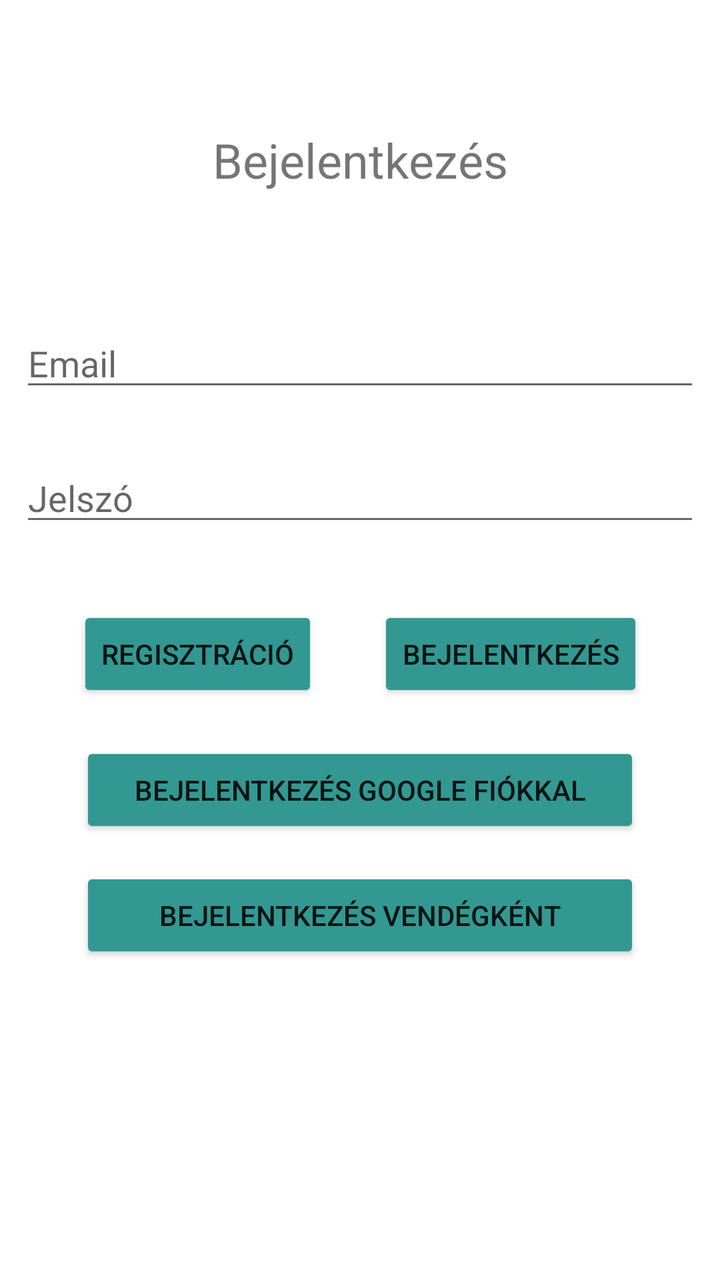
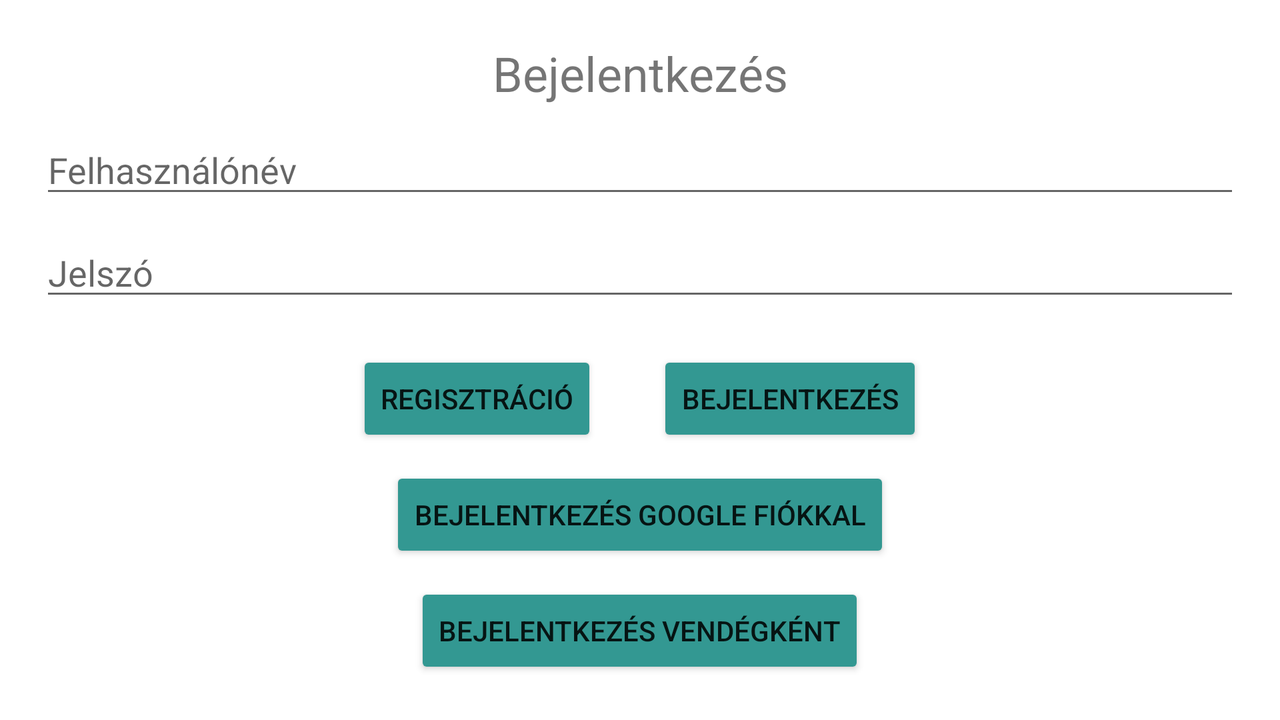

An Android layout and its configuration variant, each rendered on a device that would load it. The default file and the variant file are quoted in full after the pictures.
<!-- AndroidManifest.xml: application theme Theme.LakásDekorációWebshop -->
<!-- res/layout/activity_main.xml -->
<?xml version="1.0" encoding="utf-8"?>
<androidx.constraintlayout.widget.ConstraintLayout xmlns:android="http://schemas.android.com/apk/res/android"
    xmlns:app="http://schemas.android.com/apk/res-auto"
    xmlns:tools="http://schemas.android.com/tools"
    android:layout_width="match_parent"
    android:layout_height="match_parent"
    tools:context=".MainActivity">

    <TextView
        android:id="@+id/mainTextView"
        android:layout_width="match_parent"
        android:layout_height="wrap_content"
        android:layout_alignParentStart="true"
        android:layout_alignParentEnd="true"
        android:text="@string/login"
        android:textAlignment="center"
        android:textSize="24sp"
        app:layout_constraintBottom_toTopOf="@+id/userEmailEditText"
        app:layout_constraintTop_toTopOf="parent" />

    <EditText
        android:id="@+id/userEmailEditText"
        android:layout_width="match_parent"
        android:layout_height="wrap_content"
        android:layout_marginLeft="10dp"
        android:layout_marginRight="10dp"
        android:ems="12"
        android:hint="@string/email"
        android:inputType="textEmailAddress"
        app:layout_constraintBottom_toBottomOf="parent"
        app:layout_constraintTop_toTopOf="parent"
        app:layout_constraintVertical_bias="0.266"
        tools:layout_editor_absoluteX="0dp" />

    <EditText
        android:id="@+id/editTextPassword"
        android:layout_width="match_parent"
        android:layout_height="wrap_content"
        android:layout_marginLeft="10dp"
        android:layout_marginRight="10dp"
        android:ems="12"
        android:hint="@string/password"
        android:inputType="textPassword"
        app:layout_constraintBottom_toBottomOf="parent"
        app:layout_constraintTop_toBottomOf="@+id/userEmailEditText"
        app:layout_constraintVertical_bias="0.065"
        tools:layout_editor_absoluteX="0dp" />

    <LinearLayout
        android:id="@+id/linearLayout"
        android:layout_width="wrap_content"
        android:layout_height="wrap_content"
        android:layout_below="@id/editTextPassword"
        android:layout_centerHorizontal="true"
        android:layout_marginTop="10dp"
        android:orientation="horizontal"
        app:layout_constraintBottom_toBottomOf="parent"
        app:layout_constraintEnd_toEndOf="parent"
        app:layout_constraintStart_toStartOf="parent"
        app:layout_constraintTop_toBottomOf="@+id/editTextPassword"
        app:layout_constraintVertical_bias="0.08">

        <Button
            android:id="@+id/registerButton"
            android:layout_width="wrap_content"
            android:layout_height="wrap_content"
            android:onClick="register"
            android:backgroundTint="#339892"
            android:text="@string/registration" />

        <Button
            android:id="@+id/loginButton"
            android:layout_width="wrap_content"
            android:layout_height="wrap_content"
            android:layout_marginStart="30dp"
            android:onClick="login"
            android:backgroundTint="#339892"
            android:text="@string/login" />

    </LinearLayout>

    <Button
        android:id="@+id/googleSignInButton"
        android:layout_width="0dp"
        android:layout_height="wrap_content"
        android:onClick="loginWithGoogle"
        android:text="@string/loginWithGoogle"
        android:backgroundTint="#339892"
        android:layout_marginTop="20dp"
        app:layout_constraintTop_toBottomOf="@+id/linearLayout"
        app:layout_constraintEnd_toEndOf="parent"
        app:layout_constraintStart_toStartOf="parent"
        android:layout_marginLeft="40dp"
        android:layout_marginRight="40dp"/>

    <Button
        android:id="@+id/guestLoginButton"
        android:layout_width="0dp"
        android:layout_height="wrap_content"
        android:onClick="loginAsGuest"
        android:text="@string/loginAsGuest"
        android:backgroundTint="#339892"
        app:layout_constraintBottom_toBottomOf="parent"
        app:layout_constraintTop_toBottomOf="@+id/googleSignInButton"
        app:layout_constraintVertical_bias="0.084"
        app:layout_constraintEnd_toEndOf="parent"
        app:layout_constraintStart_toStartOf="parent"
        android:layout_marginLeft="40dp"
        android:layout_marginRight="40dp"/>



</androidx.constraintlayout.widget.ConstraintLayout>
<!-- resources referenced by this layout -->
<resources>
  <string name="email">Email</string>
  <string name="login">Bejelentkezés</string>
  <string name="loginAsGuest">Bejelentkezés vendégként</string>
  <string name="loginWithGoogle">Bejelentkezés Google fiókkal</string>
  <string name="password">Jelszó</string>
  <string name="registration">Regisztráció</string>
  <style name="Theme.LakásDekorációWebshop" parent="Theme.MaterialComponents.DayNight.DarkActionBar">
          
          <item name="colorPrimary">@color/aqua</item>
          <item name="colorPrimaryVariant">@color/aqua_dark</item>
          <item name="colorOnPrimary">@color/white</item>
          
          <item name="colorSecondary">@color/teal_200</item>
          <item name="colorSecondaryVariant">@color/teal_700</item>
          <item name="colorOnSecondary">@color/black</item>
          
          <item name="android:statusBarColor" tools:targetApi="l">?attr/colorPrimaryVariant</item>
          
      </style>
  <color name="aqua">#339892</color>
  <color name="aqua_dark">#256E69</color>
  <color name="white">#FFFFFFFF</color>
  <color name="teal_200">#FF03DAC5</color>
  <color name="teal_700">#FF018786</color>
  <color name="black">#FF000000</color>
</resources>
<!-- res/layout-land/activity_main.xml (the author's variant of the layout above) -->
<!-- drawn on the phone turned sideways -->
<?xml version="1.0" encoding="utf-8"?>
<LinearLayout xmlns:android="http://schemas.android.com/apk/res/android"
    xmlns:app="http://schemas.android.com/apk/res-auto"
    xmlns:tools="http://schemas.android.com/tools"
    android:layout_width="match_parent"
    android:layout_height="match_parent"
    android:gravity="center"
    android:orientation="vertical"
    tools:context=".MainActivity">

    <TextView
        android:id="@+id/mainTextView"
        android:layout_width="match_parent"
        android:layout_height="wrap_content"
        android:layout_alignParentStart="true"
        android:layout_alignParentEnd="true"
        android:text="@string/login"
        android:textAlignment="center"
        android:textSize="24sp"
        app:layout_constraintBottom_toTopOf="@+id/userEmailEditText"
        app:layout_constraintTop_toTopOf="parent" />

    <EditText
        android:id="@+id/editTextUserName"
        android:layout_width="match_parent"
        android:layout_height="wrap_content"
        android:layout_marginTop="10dp"
        android:layout_marginLeft="20dp"
        android:layout_marginRight="20dp"
        android:ems="12"
        android:hint="@string/username"
        android:inputType="text"
        tools:layout_editor_absoluteX="0dp" />

    <EditText
        android:id="@+id/editTextPassword"
        android:layout_width="match_parent"
        android:layout_height="wrap_content"
        android:layout_marginTop="10dp"
        android:layout_marginLeft="20dp"
        android:layout_marginRight="20dp"
        android:ems="12"
        android:hint="@string/password"
        android:inputType="textPassword"
        tools:layout_editor_absoluteX="0dp" />

    <LinearLayout
        android:id="@+id/linearLayout"
        android:layout_width="wrap_content"
        android:layout_height="wrap_content"
        android:layout_below="@id/editTextPassword"
        android:layout_centerHorizontal="true"
        android:layout_marginTop="20dp"
        android:orientation="horizontal"
        app:layout_constraintBottom_toBottomOf="parent"
        app:layout_constraintEnd_toEndOf="parent"
        app:layout_constraintStart_toStartOf="parent"
        app:layout_constraintTop_toBottomOf="@+id/editTextPassword"
        app:layout_constraintVertical_bias="0.08">

        <Button
            android:id="@+id/registerButton"
            android:layout_width="wrap_content"
            android:layout_height="wrap_content"
            android:onClick="register"
            android:backgroundTint="#339892"
            android:text="@string/registration" />

        <Button
            android:id="@+id/loginButton"
            android:layout_width="wrap_content"
            android:layout_height="wrap_content"
            android:layout_marginStart="30dp"
            android:onClick="login"
            android:backgroundTint="#339892"
            android:text="@string/login" />

    </LinearLayout>

    <Button
        android:id="@+id/googleSignInButton"
        android:layout_width="wrap_content"
        android:layout_height="wrap_content"
        android:layout_marginTop="10dp"
        android:backgroundTint="#339892"
        android:onClick="loginWithGoogle"
        android:text="@string/loginWithGoogle"
        app:layout_constraintEnd_toEndOf="parent"
        app:layout_constraintStart_toStartOf="parent"
        app:layout_constraintTop_toBottomOf="@+id/linearLayout" />

    <Button
        android:id="@+id/guestLoginButton"
        android:layout_width="wrap_content"
        android:layout_height="wrap_content"
        android:layout_marginTop="10dp"
        android:backgroundTint="#339892"
        android:onClick="loginAsGuest"
        android:text="@string/loginAsGuest"
        app:layout_constraintBottom_toBottomOf="parent"
        app:layout_constraintEnd_toEndOf="parent"
        app:layout_constraintStart_toStartOf="parent"
        app:layout_constraintTop_toBottomOf="@+id/googleSignInButton"
        app:layout_constraintVertical_bias="0.084" />

</LinearLayout>
<!-- resources referenced by the variant -->
<!-- as the phone turned sideways resolves them -->
<resources>
  <string name="login">Bejelentkezés</string>
  <string name="loginAsGuest">Bejelentkezés vendégként</string>
  <string name="loginWithGoogle">Bejelentkezés Google fiókkal</string>
  <string name="password">Jelszó</string>
  <string name="registration">Regisztráció</string>
  <string name="username">Felhasználónév</string>
  <style name="Theme.LakásDekorációWebshop" parent="Theme.MaterialComponents.DayNight.DarkActionBar">
          
          <item name="colorPrimary">@color/aqua</item>
          <item name="colorPrimaryVariant">@color/aqua_dark</item>
          <item name="colorOnPrimary">@color/white</item>
          
          <item name="colorSecondary">@color/teal_200</item>
          <item name="colorSecondaryVariant">@color/teal_700</item>
          <item name="colorOnSecondary">@color/black</item>
          
          <item name="android:statusBarColor" tools:targetApi="l">?attr/colorPrimaryVariant</item>
          
      </style>
  <color name="aqua">#339892</color>
  <color name="aqua_dark">#256E69</color>
  <color name="white">#FFFFFFFF</color>
  <color name="teal_200">#FF03DAC5</color>
  <color name="teal_700">#FF018786</color>
  <color name="black">#FF000000</color>
</resources>
